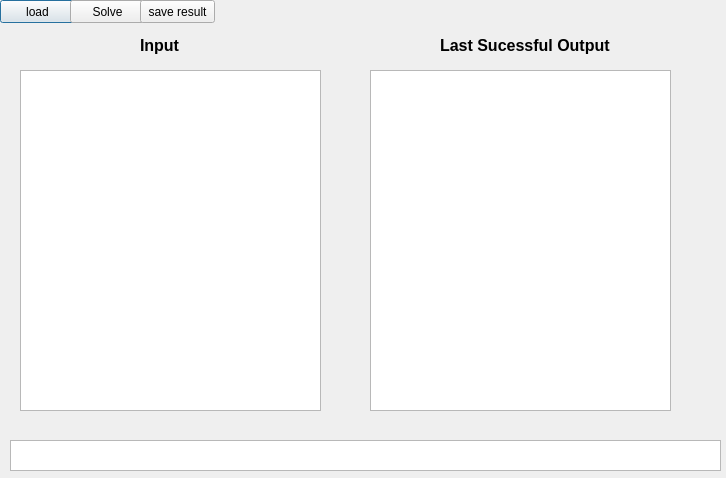
<?xml version="1.0" encoding="UTF-8"?>
<ui version="4.0">
 <class>MyDialog</class>
 <widget class="QDialog" name="MyDialog">
  <property name="geometry">
   <rect>
    <x>0</x>
    <y>0</y>
    <width>726</width>
    <height>478</height>
   </rect>
  </property>
  <property name="windowTitle">
   <string>Goods Effectiveness</string>
  </property>
  <widget class="QPushButton" name="pushButton">
   <property name="geometry">
    <rect>
     <x>0</x>
     <y>0</y>
     <width>75</width>
     <height>23</height>
    </rect>
   </property>
   <property name="text">
    <string>load</string>
   </property>
  </widget>
  <widget class="QPushButton" name="pushButton_3">
   <property name="geometry">
    <rect>
     <x>70</x>
     <y>0</y>
     <width>75</width>
     <height>23</height>
    </rect>
   </property>
   <property name="text">
    <string>Solve</string>
   </property>
  </widget>
  <widget class="QPushButton" name="pushButton_4">
   <property name="geometry">
    <rect>
     <x>140</x>
     <y>0</y>
     <width>75</width>
     <height>23</height>
    </rect>
   </property>
   <property name="mouseTracking">
    <bool>false</bool>
   </property>
   <property name="toolTip">
    <string>saves last result</string>
   </property>
   <property name="statusTip">
    <string/>
   </property>
   <property name="text">
    <string>save result</string>
   </property>
  </widget>
  <widget class="QListView" name="listView">
   <property name="geometry">
    <rect>
     <x>10</x>
     <y>440</y>
     <width>711</width>
     <height>31</height>
    </rect>
   </property>
   <property name="editTriggers">
    <set>QAbstractItemView::NoEditTriggers</set>
   </property>
   <property name="resizeMode">
    <enum>QListView::Adjust</enum>
   </property>
  </widget>
  <widget class="QLabel" name="label">
   <property name="geometry">
    <rect>
     <x>590</x>
     <y>450</y>
     <width>121</width>
     <height>20</height>
    </rect>
   </property>
   <property name="text">
    <string/>
   </property>
  </widget>
  <widget class="QLabel" name="label_2">
   <property name="geometry">
    <rect>
     <x>140</x>
     <y>30</y>
     <width>51</width>
     <height>31</height>
    </rect>
   </property>
   <property name="text">
    <string>&lt;html&gt;&lt;head/&gt;&lt;body&gt;&lt;p&gt;&lt;span style=&quot; font-size:12pt; font-weight:600;&quot;&gt;Input&lt;/span&gt;&lt;/p&gt;&lt;/body&gt;&lt;/html&gt;</string>
   </property>
  </widget>
  <widget class="QLabel" name="label_3">
   <property name="geometry">
    <rect>
     <x>440</x>
     <y>30</y>
     <width>221</width>
     <height>31</height>
    </rect>
   </property>
   <property name="mouseTracking">
    <bool>true</bool>
   </property>
   <property name="text">
    <string>&lt;html&gt;&lt;head/&gt;&lt;body&gt;&lt;p&gt;&lt;span style=&quot; font-size:12pt; font-weight:600;&quot;&gt;Last Sucessful Output&lt;/span&gt;&lt;/p&gt;&lt;/body&gt;&lt;/html&gt;</string>
   </property>
  </widget>
  <widget class="QListView" name="listView_3">
   <property name="geometry">
    <rect>
     <x>370</x>
     <y>70</y>
     <width>301</width>
     <height>341</height>
    </rect>
   </property>
   <property name="editTriggers">
    <set>QAbstractItemView::NoEditTriggers</set>
   </property>
   <property name="resizeMode">
    <enum>QListView::Adjust</enum>
   </property>
  </widget>
  <widget class="QListView" name="listView_2">
   <property name="geometry">
    <rect>
     <x>20</x>
     <y>70</y>
     <width>301</width>
     <height>341</height>
    </rect>
   </property>
   <property name="sizePolicy">
    <sizepolicy hsizetype="Fixed" vsizetype="Fixed">
     <horstretch>0</horstretch>
     <verstretch>0</verstretch>
    </sizepolicy>
   </property>
   <property name="maximumSize">
    <size>
     <width>301</width>
     <height>341</height>
    </size>
   </property>
   <property name="layoutDirection">
    <enum>Qt::LeftToRight</enum>
   </property>
   <property name="sizeAdjustPolicy">
    <enum>QAbstractScrollArea::AdjustToContentsOnFirstShow</enum>
   </property>
   <property name="autoScroll">
    <bool>false</bool>
   </property>
   <property name="editTriggers">
    <set>QAbstractItemView::NoEditTriggers</set>
   </property>
   <property name="dragEnabled">
    <bool>false</bool>
   </property>
   <property name="dragDropOverwriteMode">
    <bool>false</bool>
   </property>
   <property name="dragDropMode">
    <enum>QAbstractItemView::NoDragDrop</enum>
   </property>
   <property name="movement">
    <enum>QListView::Static</enum>
   </property>
   <property name="flow">
    <enum>QListView::TopToBottom</enum>
   </property>
   <property name="isWrapping" stdset="0">
    <bool>false</bool>
   </property>
   <property name="resizeMode">
    <enum>QListView::Fixed</enum>
   </property>
   <property name="layoutMode">
    <enum>QListView::Batched</enum>
   </property>
   <property name="viewMode">
    <enum>QListView::ListMode</enum>
   </property>
   <property name="batchSize">
    <number>5</number>
   </property>
   <property name="wordWrap">
    <bool>false</bool>
   </property>
   <property name="selectionRectVisible">
    <bool>false</bool>
   </property>
  </widget>
 </widget>
 <resources/>
 <connections/>
</ui>
